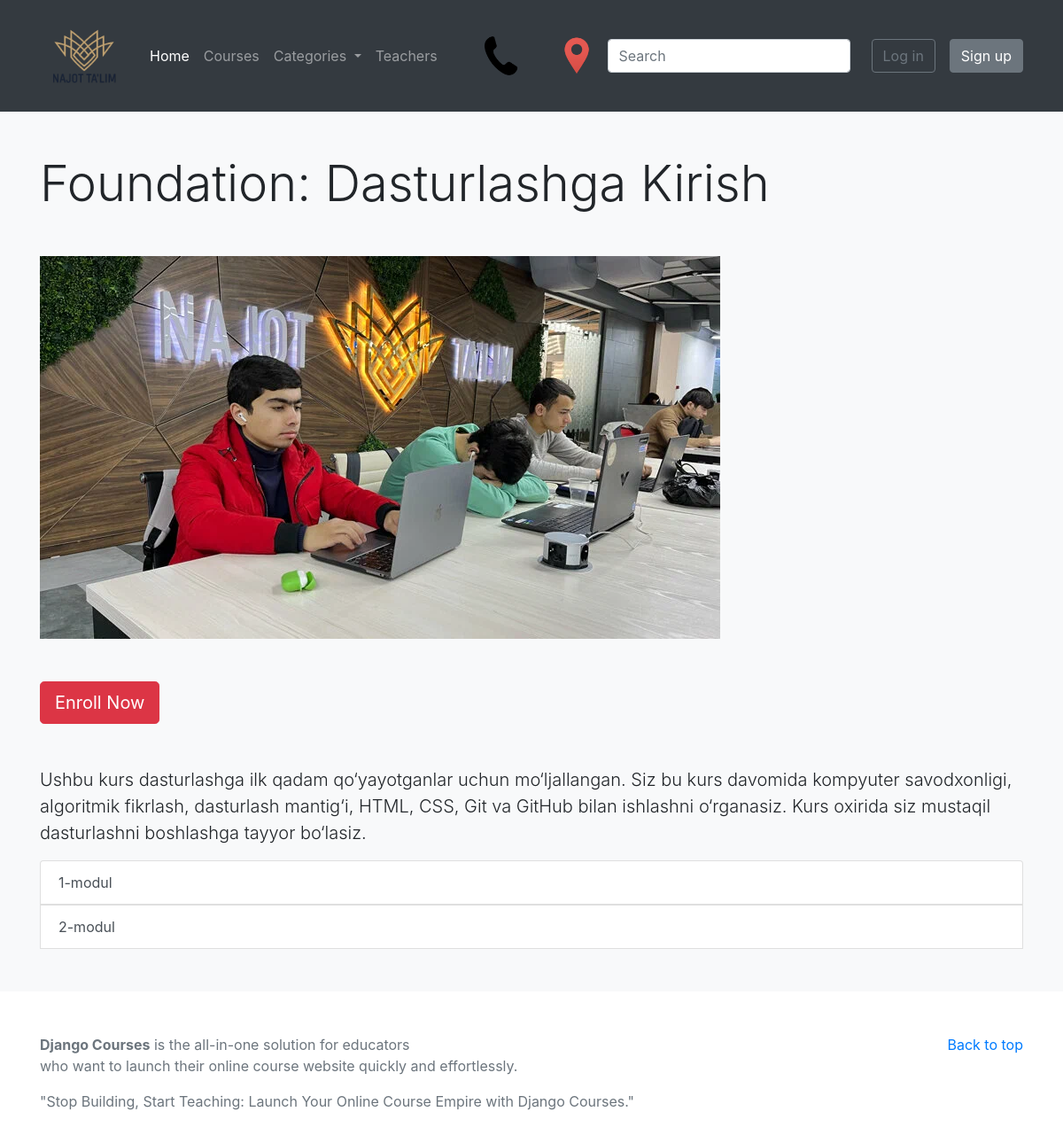
The app's page /course/foundation-dasturlashga-kirish/ with its own data.
### courses/models.py (models this page shows, shortened)
class Course(models.Model):
    course_title = models.CharField(max_length=200, verbose_name="Course Title")
    course_slug = models.SlugField(verbose_name="Course Slug")
    course_description = models.TextField(blank=True, null=True, verbose_name="Course Description")
    course_topic = models.ManyToManyField(Topic, verbose_name="Course Topic")
    course_image = models.ImageField(upload_to="courses/", blank=True, null=True)
    course_is_active = models.CharField(
        choices = IS_ACTIVE,
        default = 'Yes',
        max_length=50,
        verbose_name="Is Active?"
        )
    course_is_featured = models.CharField(
        choices = IS_ACTIVE,
        default = 'Yes',
        max_length=50,
        verbose_name="Is Featured?"
        )
    course_created_at = models.DateTimeField(auto_now_add=True, verbose_name="Created Date")
    course_updated_at = models.DateTimeField(auto_now=True, verbose_name="Updated Date")
    seo_course_title = models.CharField(max_length=60, blank=True, null=True, verbose_name="SEO Course Title (60 Characters Long)")
    seo_course_keywords = models.TextField(blank=True, null=True, verbose_name="SEO for Course Keywords, Separated by Commas")
    seo_course_description = models.TextField(blank=True, null=True, verbose_name="SEO Course Description (160 Characters Long)")
    class Meta:
        ordering = ('-course_created_at', )

### modules/models.py (models this page shows, shortened)
class Module(models.Model):
    module_title = models.CharField(max_length=200, verbose_name="Module Title")
    course = models.ForeignKey(Course, related_name="modules", on_delete=models.CASCADE)
    module_order = models.PositiveIntegerField(default=1, verbose_name="Module Order")
    module_description = models.TextField(blank=True, null=True, verbose_name="Module Description")

### courses/views.py (the view)
# urls.py: path('course/<slug:course_slug>/', views.course_detail, name="course-detail"),
def course_detail(request, course_slug):
    try:
        course = Course.objects.get(course_slug=course_slug)
        modules = course.modules.all()  # Endi modullarni olamiz
        if request.user.is_authenticated:
            enrolled = Enroll.objects.filter(course=course, user=request.user)
        else:
            enrolled = None
        context = {
            'course': course,
            'modules': modules,  # lectures emas, modules!
            'enrolled': enrolled,
        }
        return render(request, 'courses/course_detail.html', context)
    except:
        messages.error(request, "Course Does not Exist.")
        return redirect(index)

### courses/context_processors.py (called while the page is built)
def head_menu(request):
    topics = Topic.objects.filter(topic_is_active='Yes')
    context = {
        'topics': topics
    }
    return context

def my_courses(request):
    if request.user.is_authenticated:
        enrolled_courses = Enroll.objects.filter(user=request.user).order_by('-enrolled_date')[:5]
    else:
        enrolled_courses = None
    context = {
        'enrolled_courses': enrolled_courses,
    }
    return context

### courses/models.py (called while the page is built)
    def __str__(self):
        return self.topic_title

### templates/courses/course_detail.html (shortened to what this page needs)
{% extends 'base.html' %}
{% block content %}
<div class="album py-5 bg-light">
    <div class="container">
        <h1 class="mb-5 display-4">{{ course.course_title }}</h1>
        {% if course.course_image %}
            <img src="{{ course.course_image.url }}" class="img-fluid">
        {% endif %}
        <div class="mt-5">
            {% if enrolled %}
            <a href="{% url 'lecture' course.course_slug %}" class="btn btn-primary btn-lg">Go to the Course</a>
            {% else %}
            <a href="{% url 'enroll' course.id %}" class="btn btn-danger btn-lg mr-3">Enroll Now</a>
            {% endif %}
        </div>
        <p class="mt-5 lead">
            {{ course.course_description }}
        </p>
        <div class="list-group">
    {% for module in modules %}
        <button class="list-group-item list-group-item-action"
                type="button"
                data-bs-toggle="collapse"
                data-bs-target="#module{{ module.id }}">
            {{ module.module_title }}
        </button>
    {% empty %}
        <p class="text-muted">No modules for this course.</p>
    {% endfor %}
</div>
{% endblock content %}

### records on screen
Course: course_title "Foundation: Dasturlashga Kirish", course_image (picture), course_description "Ushbu kurs dasturlashga ilk qadam qo‘yayotganlar uchun mo‘ljallangan. Siz bu kurs davomida kompyuter savodxonligi, algoritmik fikrlash, dasturlash mantig‘i, HTML, CSS, Git va GitHub bilan ishlashni o‘rganasiz. Kurs oxirida siz mustaqil dasturlashni boshlashga tayyor bo‘lasiz."
Module: module_title "1-modul"
Module: module_title "2-modul"
